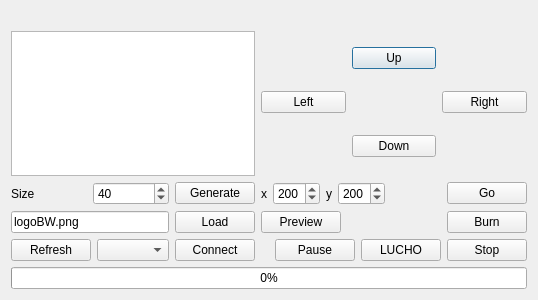
<?xml version="1.0" encoding="UTF-8"?>
<ui version="4.0">
 <class>Dialog</class>
 <widget class="QDialog" name="Dialog">
  <property name="geometry">
   <rect>
    <x>0</x>
    <y>0</y>
    <width>538</width>
    <height>300</height>
   </rect>
  </property>
  <property name="windowTitle">
   <string>Dialog</string>
  </property>
  <layout class="QGridLayout" name="gridLayout">
   <item row="3" column="1">
    <layout class="QGridLayout" name="gridLayout_2">
     <item row="0" column="2">
      <widget class="QPushButton" name="pbUp">
       <property name="text">
        <string>Up</string>
       </property>
      </widget>
     </item>
     <item row="1" column="0">
      <widget class="QPushButton" name="pbLeft">
       <property name="text">
        <string>Left</string>
       </property>
      </widget>
     </item>
     <item row="1" column="3">
      <widget class="QPushButton" name="pbRight">
       <property name="text">
        <string>Right</string>
       </property>
      </widget>
     </item>
     <item row="2" column="2">
      <widget class="QPushButton" name="pbDown">
       <property name="text">
        <string>Down</string>
       </property>
      </widget>
     </item>
    </layout>
   </item>
   <item row="7" column="0">
    <layout class="QHBoxLayout" name="horizontalLayout_3">
     <item>
      <widget class="QPushButton" name="pbRefresh">
       <property name="text">
        <string>Refresh</string>
       </property>
      </widget>
     </item>
     <item>
      <widget class="QComboBox" name="cbListPort"/>
     </item>
     <item>
      <widget class="QPushButton" name="pbConnect">
       <property name="text">
        <string>Connect</string>
       </property>
      </widget>
     </item>
    </layout>
   </item>
   <item row="7" column="1">
    <layout class="QHBoxLayout" name="horizontalLayout_4">
     <item>
      <spacer name="horizontalSpacer_3">
       <property name="orientation">
        <enum>Qt::Horizontal</enum>
       </property>
       <property name="sizeHint" stdset="0">
        <size>
         <width>40</width>
         <height>20</height>
        </size>
       </property>
      </spacer>
     </item>
     <item>
      <widget class="QPushButton" name="pbPause">
       <property name="text">
        <string>Pause</string>
       </property>
      </widget>
     </item>
     <item>
      <widget class="QPushButton" name="pbLucho">
       <property name="text">
        <string>LUCHO</string>
       </property>
      </widget>
     </item>
     <item>
      <widget class="QPushButton" name="pbStop">
       <property name="text">
        <string>Stop</string>
       </property>
      </widget>
     </item>
    </layout>
   </item>
   <item row="4" column="1">
    <layout class="QHBoxLayout" name="horizontalLayout">
     <item>
      <widget class="QLabel" name="label">
       <property name="text">
        <string>x</string>
       </property>
      </widget>
     </item>
     <item>
      <widget class="QSpinBox" name="sbPosX">
       <property name="maximum">
        <number>490</number>
       </property>
       <property name="value">
        <number>200</number>
       </property>
      </widget>
     </item>
     <item>
      <widget class="QLabel" name="label_2">
       <property name="text">
        <string>y</string>
       </property>
      </widget>
     </item>
     <item>
      <widget class="QSpinBox" name="sbPosY">
       <property name="maximum">
        <number>490</number>
       </property>
       <property name="value">
        <number>200</number>
       </property>
      </widget>
     </item>
     <item>
      <spacer name="horizontalSpacer_2">
       <property name="orientation">
        <enum>Qt::Horizontal</enum>
       </property>
       <property name="sizeHint" stdset="0">
        <size>
         <width>40</width>
         <height>20</height>
        </size>
       </property>
      </spacer>
     </item>
     <item>
      <widget class="QPushButton" name="pbGo">
       <property name="text">
        <string>Go</string>
       </property>
      </widget>
     </item>
    </layout>
   </item>
   <item row="5" column="1">
    <layout class="QHBoxLayout" name="horizontalLayout_2">
     <item>
      <widget class="QPushButton" name="pbPreview">
       <property name="text">
        <string>Preview</string>
       </property>
      </widget>
     </item>
     <item>
      <spacer name="horizontalSpacer">
       <property name="orientation">
        <enum>Qt::Horizontal</enum>
       </property>
       <property name="sizeHint" stdset="0">
        <size>
         <width>40</width>
         <height>20</height>
        </size>
       </property>
      </spacer>
     </item>
     <item>
      <widget class="QPushButton" name="pbBurn">
       <property name="text">
        <string>Burn</string>
       </property>
      </widget>
     </item>
    </layout>
   </item>
   <item row="4" column="0">
    <layout class="QHBoxLayout" name="horizontalLayout_6">
     <item>
      <widget class="QLabel" name="label_3">
       <property name="text">
        <string>Size</string>
       </property>
      </widget>
     </item>
     <item>
      <widget class="QSpinBox" name="sbFontSize">
       <property name="value">
        <number>40</number>
       </property>
      </widget>
     </item>
     <item>
      <widget class="QPushButton" name="pbGenerate">
       <property name="text">
        <string>Generate</string>
       </property>
      </widget>
     </item>
    </layout>
   </item>
   <item row="5" column="0">
    <layout class="QHBoxLayout" name="horizontalLayout_7">
     <item>
      <widget class="QLineEdit" name="leFileName">
       <property name="text">
        <string>logoBW.png</string>
       </property>
      </widget>
     </item>
     <item>
      <widget class="QPushButton" name="pbLoad">
       <property name="text">
        <string>Load</string>
       </property>
      </widget>
     </item>
    </layout>
   </item>
   <item row="3" column="0">
    <widget class="QTextEdit" name="teText"/>
   </item>
   <item row="0" column="0">
    <widget class="QLabel" name="laImg">
     <property name="text">
      <string/>
     </property>
    </widget>
   </item>
   <item row="8" column="0" colspan="2">
    <widget class="QProgressBar" name="pbProgressBurn">
     <property name="value">
      <number>0</number>
     </property>
    </widget>
   </item>
  </layout>
 </widget>
 <resources/>
 <connections/>
</ui>
